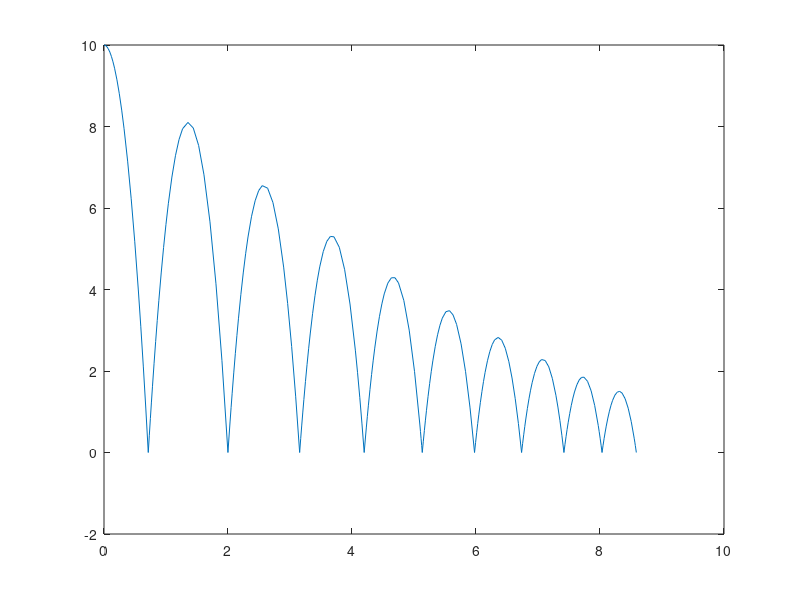

This chart was generated by the following MATLAB code:
gravity_multiplier = 4;
gravity_acceleration = 9.81 * gravity_multiplier;
initial_height = 10;
initial_conditions = [initial_height; 0];
simulation_duration = 10;
time_interval = [0, simulation_duration];
tolerance = 1e-6;
trajectory_data = [];
max_steps = 10;
differential_equation = @(t, y) [y(2); -gravity_acceleration]; % y(1) = y, y(2) = y'

function [value, isterminal, direction] = ground_contact_event(t, y)
  value = y(1);
  isterminal = 1;
  direction = -1;
end

for step = 1:max_steps
  options = odeset('Events', @ground_contact_event);
  [time_values, state_values, event_time, event_state, event_index] = ode45(differential_equation, time_interval, initial_conditions, options);
  trajectory_data = [trajectory_data; time_values, state_values];

  if isempty(event_index)
    break;
  else
    impact_velocity = event_state(2);
    initial_conditions = [0; -0.9 * impact_velocity];
    time_interval = [event_time, simulation_duration];
  end

  if abs(diff(time_interval)) < tolerance
    break;
  end
end

trajectory_time = trajectory_data(:, 1);
trajectory_height = trajectory_data(:, 2);
plot(trajectory_time, trajectory_height);

